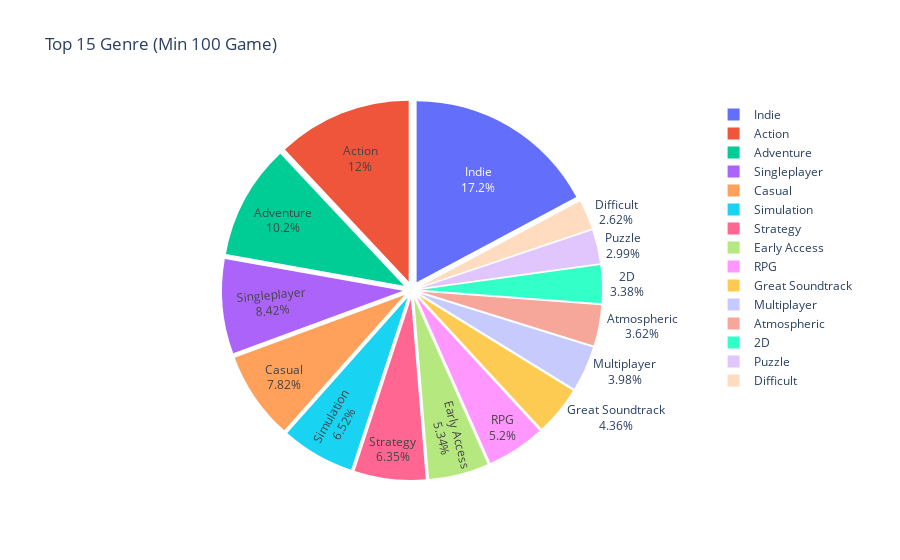

The notebook cell saved with this chart:
### Code cell
# 5. PIE CHART: Top 15 Genre (Min 100 Game)
top_genre = (
    df.groupby("genre_list")
    .size()
    .reset_index(name="count")
    .query("count >= 100")
    .sort_values("count", ascending=False)
    .head(15)
)

pie_fig = px.pie(top_genre, names="genre_list", values="count",
                 title="Top 15 Genre (Min 100 Game)")
pie_fig.update_traces(textinfo="percent+label", pull=[0.05]*len(top_genre))
pie_fig.show()

### Figure 1 — Plotly figure (JSON) as saved in the notebook; plotly's stock layout.template omitted (floating-point values rounded to 4 significant figures)
{"data": [{"domain": {"x": [0, 1], "y": [0, 1]}, "hovertemplate": "genre_list=%{label}<br>count=%{value}<extra></extra>", "labels": ["Indie", "Action", "Adventure", "Singleplayer", "Casual", "Simulation", "Strategy", "Early Access", "RPG", "Great Soundtrack", "Multiplayer", "Atmospheric", "2D", "Puzzle", "Difficult"], "legendgroup": "", "name": "", "pull": [0.05, 0.05, 0.05, 0.05, 0.05, 0.05, 0.05, 0.05, 0.05, 0.05, 0.05, 0.05, 0.05, 0.05, 0.05], "showlegend": true, "textinfo": "percent+label", "type": "pie", "values": [1089, 759, 646, 533, 495, 413, 402, 338, 329, 276, 252, 229, 214, 189, 166]}], "layout": {"legend": {"tracegroupgap": 0}, "title": {"text": "Top 15 Genre (Min 100 Game)"}}}
